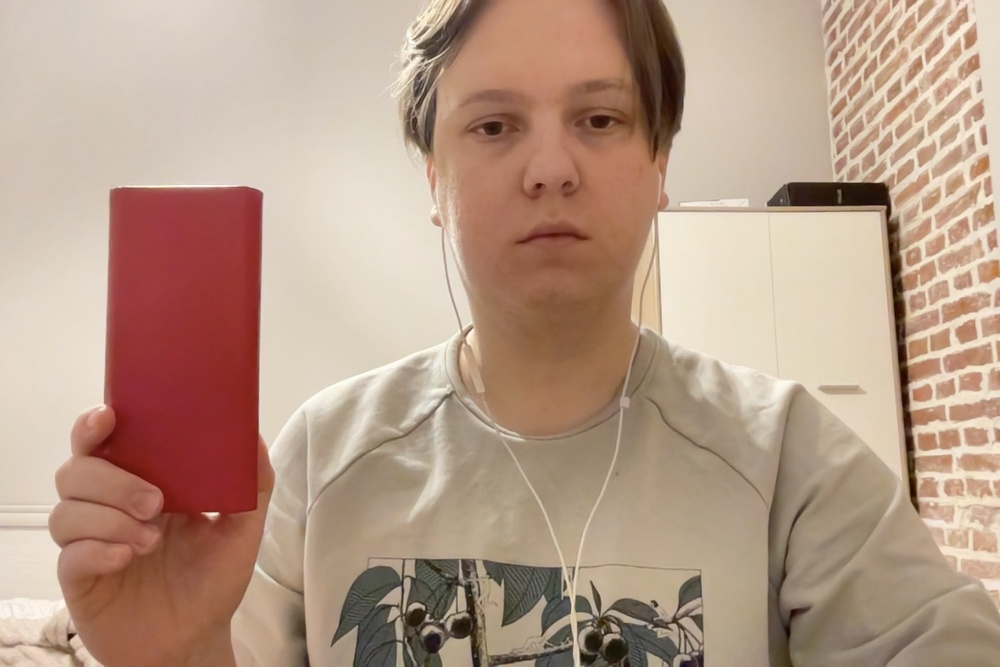
#> input picture lab4/assets/1.jpg, 1000 x 667 px, shrunk from 1440 x 960 before the run
$ python lab4.py
#> lines starting #> are read from the running program, lines starting #| are printed output that depends on the picture; after the words box and inside, x2 and y2 are one past the last pixel; in counts of white or black regions, pixels touching at a corner belong together
import numpy as np
import matplotlib.pyplot as plt
import cv2 as cv
from scipy.signal import convolve2d


def lucas_kanade(imfirst, imsecond):
#> called with imfirst = './assets/1.jpg', imsecond = './assets/2.jpg'
    myframe = cv.imread(imfirst)
#> myframe is the input picture: shape (667, 1000, 3); mean B, G, R 136, 154.7, 182.7
    Image1 = cv.cvtColor(myframe, cv.COLOR_BGR2GRAY)
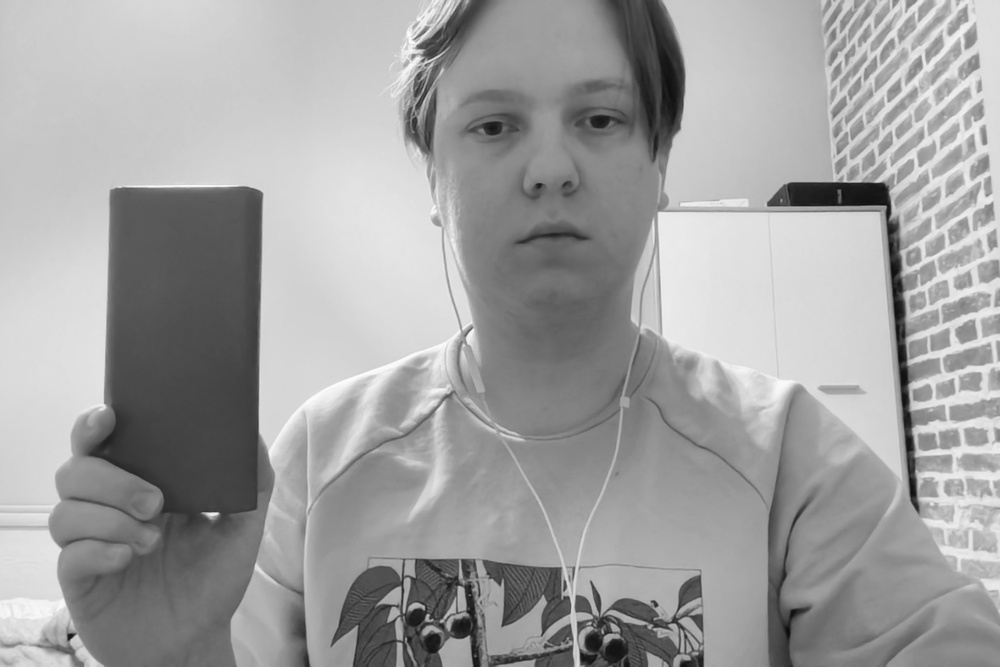
#> Image1: shape (667, 1000); min 11, max 254, mean 161
    newframe = cv.imread(imsecond)
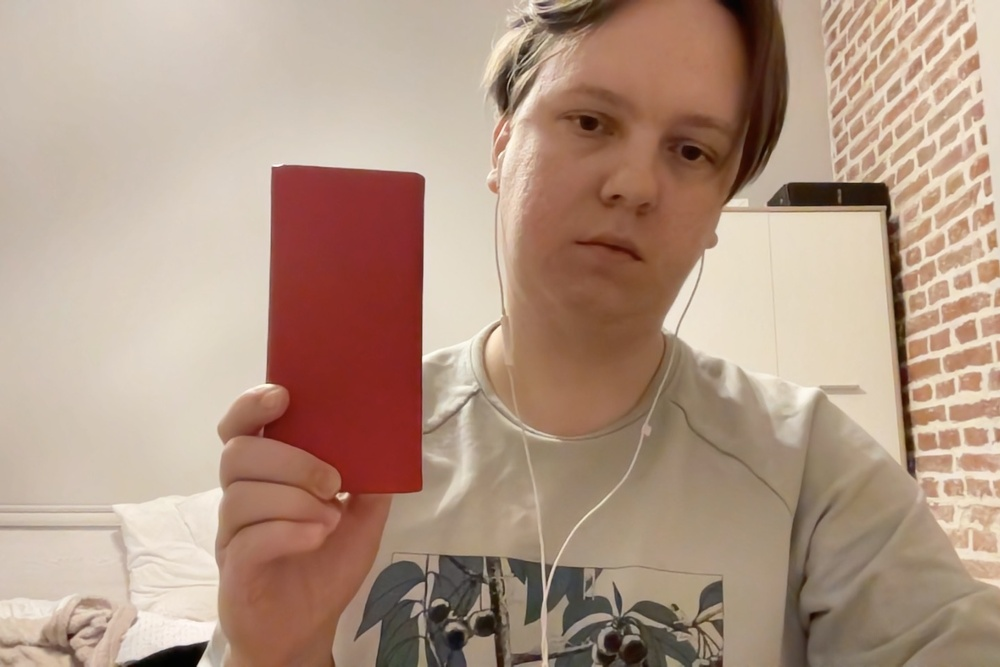
#> input picture lab4/assets/2.jpg, 1000 x 667 px, shrunk from 1440 x 960 before the run
#> newframe is the input picture: shape (667, 1000, 3); mean B, G, R 132.6, 150.6, 177.7
    Image2 = cv.cvtColor(newframe, cv.COLOR_BGR2GRAY)
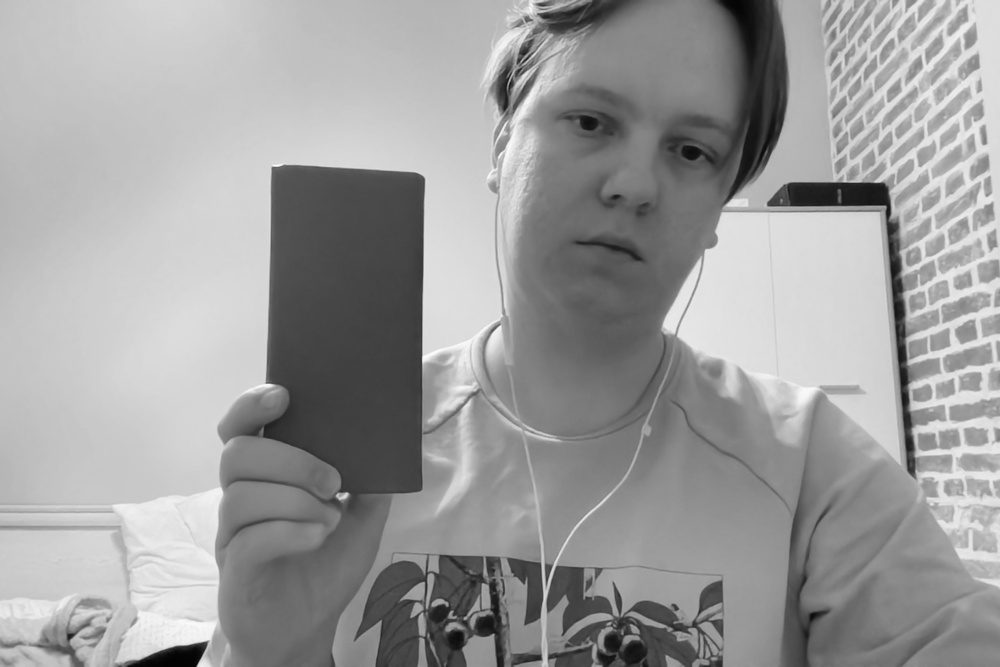
#> Image2: shape (667, 1000); min 2, max 252, mean 156.7

    color = np.random.randint(0,255,(100, 3))
    Gx = np.reshape(np.asarray([[-1,1],[-1,1]]),(2,2))

    Gy = np.reshape(np.asarray([[-1,1],[-1,1]]),(2,2))
    Gt1 = np.reshape(np.asarray([[-1,-1],[-1,-1]]),(2,2))
    Gt2 = np.reshape(np.asarray([[1, 1],[1,1]]),(2,2))

    lx = (convolve2d(Image1, Gx) + convolve2d(Image2, Gx)) / 2
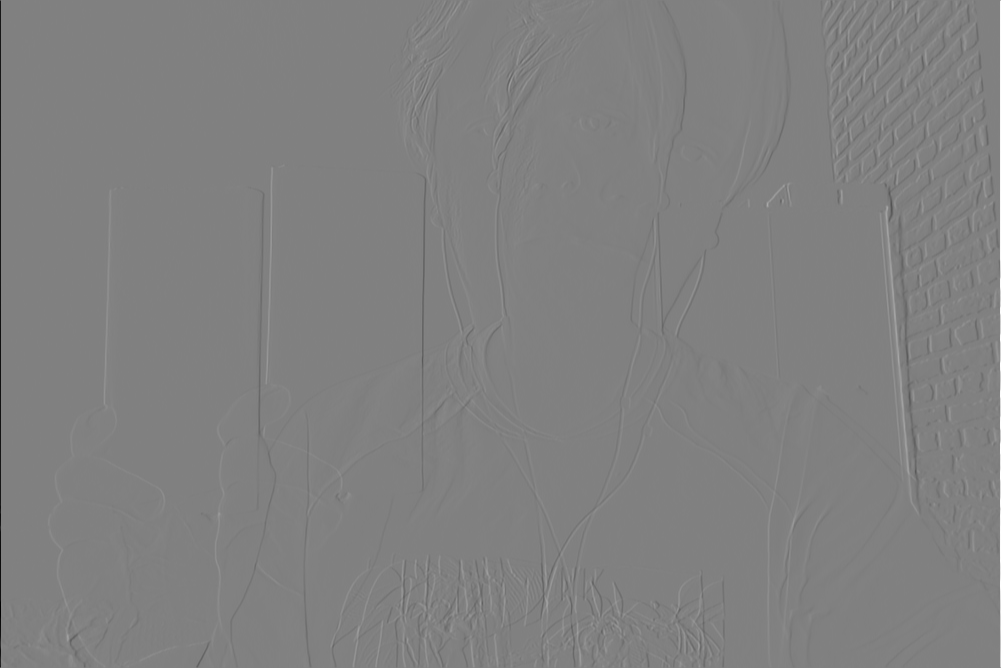
#> lx: shape (668, 1001) float64; min -474, max 464.5, mean 0; drawn with min black and max white
    ly = (convolve2d(Image1, Gy) + convolve2d(Image2, Gy)) / 2
    lt1 = convolve2d(Image1, Gt1) + convolve2d(Image2, Gt2)
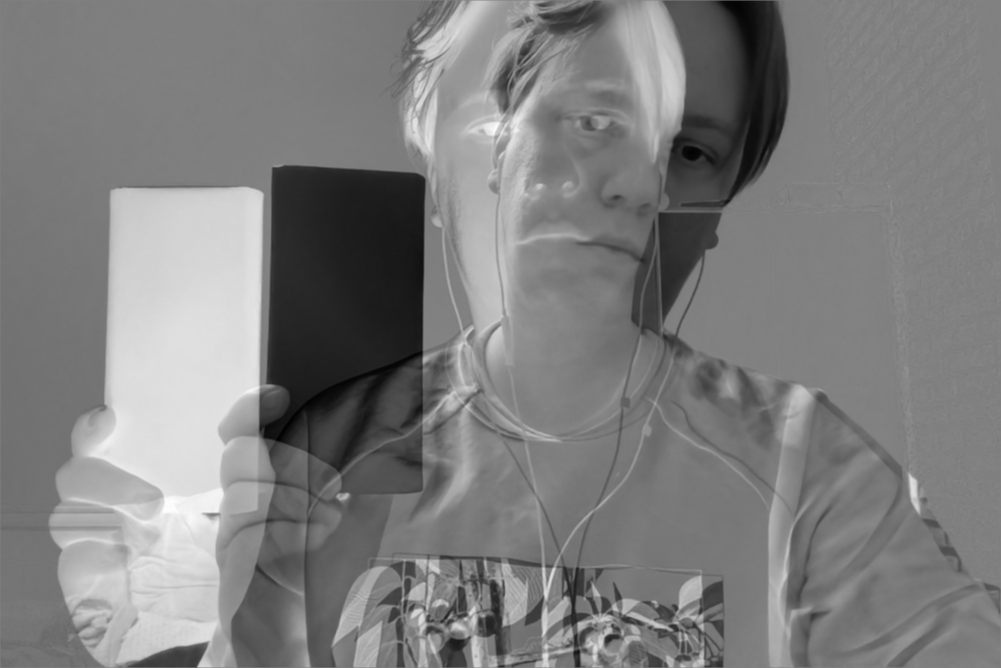
#> lt1: shape (668, 1001) int64; min -784, max 763, mean -17.1; drawn with min black and max white

    feature_params = dict(maxCorners=100,
                qualityLevel=0.3,
                minDistance=7,
                blockSize=7)

    features = cv.goodFeaturesToTrack(Image1,mask=None,**feature_params)
#> features = 82 rows, first 8: [428, 619], [884, 208], [460, 588], [769, 204], [69, 635], [406, 578], [399, 643], [424, 611]
    feature = np.int32(features)
#> feature = contour of 82 points, box (x1, y1, x2, y2) (69, 40, 987, 663), area 108171
    feature = np.reshape(feature,newshape=[-1,2])
#> feature = 82 pairs, first value 69 to 986, second value 40 to 662

    u = np.ones(lx.shape)
    v = np.ones(lx.shape)
    status = np.zeros(feature.shape[0])
#> status = 82 values from 0 to 0
    A = np.zeros((2,2))
    B = np.zeros((2,1))
    mask = np.zeros_like(myframe)

    newFeature = np.zeros_like(feature)

    for a,i in enumerate(feature):
        x,y = i

        A[0,0] = np.sum((lx[y-1:y+2,x-1:x+2])**2)
        A[1,1] = np.sum((ly[y-1:y+2,x-1:x+2])**2)
        A[0,1] = np.sum(lx[y-1:y+2,x-1:x+2]*ly[y-1:y+2,x-1:x+2])
        A[1,0] = np.sum(lx[y-1:y+2,x-1:x+2]*ly[y-1:y+2,x-1:x+2])

        Ainv = np.linalg.pinv(A)

        B[0,0] = -np.sum(lx[y-1:y+2,x-1:x+2] + lt1[y-1:y+2,x-1:x+2])
        B[1,0] = -np.sum(lx[y-1:y+2,x-1:x+2] + lt1[y-1:y+2,x-1:x+2])
        prod = np.matmul(Ainv, B)

        u[y,x] = prod[0]
        v[y,x] = prod[1]

        newFeature[a]=[np.int32(x+u[y,x]),np.int32(y+v[y,x])]
        if np.int32(x+u[y,x])==x and np.int32(y+v[y,x])==y:
            status[a]=0
        else:
            status[a]=1
#> this loop made 82 passes
#> (x, y, Ainv, prod) on passes 1 to 8: (428, 619, [[1.71e-05, 1.71e-05], [1.71e-05, 1.71e-05]], [0.0942, 0.0942]), (884, 208, [[0.000838, 0.000838], [0.000838, 0.000838]], [-0.11, -0.11]), (460, 588, [[0.000326, 0.000326], [0.000326, 0.000326]], [2.56, 2.56]), (769, 204, [[2.17e-05, 2.17e-05], [2.17e-05, 2.17e-05]], [-0.00215, -0.00215]), (69, 635, [[2.08e-05, 2.08e-05], [2.08e-05, 2.08e-05]], [-0.00629, -0.00629]), (406, 578, [[0.000162, 0.000162], [0.000162, 0.000162]], [0.598, 0.598]), (399, 643, [[0.000255, 0.000255], [0.000255, 0.000255]], [1.38, 1.38]), (424, 611, [[4.09e-05, 4.09e-05], [4.09e-05, 4.09e-05]], [-0.0346, -0.0346])
#> (x, y) on passes 61 to 66: (408, 608), (542, 597), (413, 56), (484, 562), (389, 620), (468, 584)
#> after the loop, A = [[8200, 8200], [8200, 8200]]; B = [135, 135]; newFeature = 82 pairs, first value 68 to 985, second value 40 to 664; status = 82 values, max 1 at index 1, min 0 at index 0, mean 0.5
    um=np.flipud(u)
    vm=np.flipud(v)

    good_new=newFeature[status==1]
#> good_new = 41 pairs, first value 68 to 985, second value 46 to 664
    good_old= feature[status==1]
#> good_old = 41 pairs, first value 69 to 986, second value 47 to 662
    print(good_new.shape)
#| (41, 2)
    print(good_old.shape)
#| (41, 2)

    for i,(new,old) in enumerate(zip(good_new,good_old)):
        a,b = new.ravel()
        c,d = old.ravel()
        mask = cv.line(mask, (a,b),(c,d), color[i].tolist(),2)
        newframe = cv.circle(newframe,(a,b),5,color[i].tolist(),-1)
#> this loop made 41 passes
#> (a, b, c, d) on passes 1 to 12: (883, 207, 884, 208), (462, 590, 460, 588), (768, 203, 769, 204), (68, 634, 69, 635), (400, 644, 399, 643), (423, 610, 424, 611), (654, 604, 655, 605), (462, 560, 463, 561), (565, 597, 566, 598), (603, 631, 604, 632), (217, 514, 218, 515), (582, 600, 578, 596)
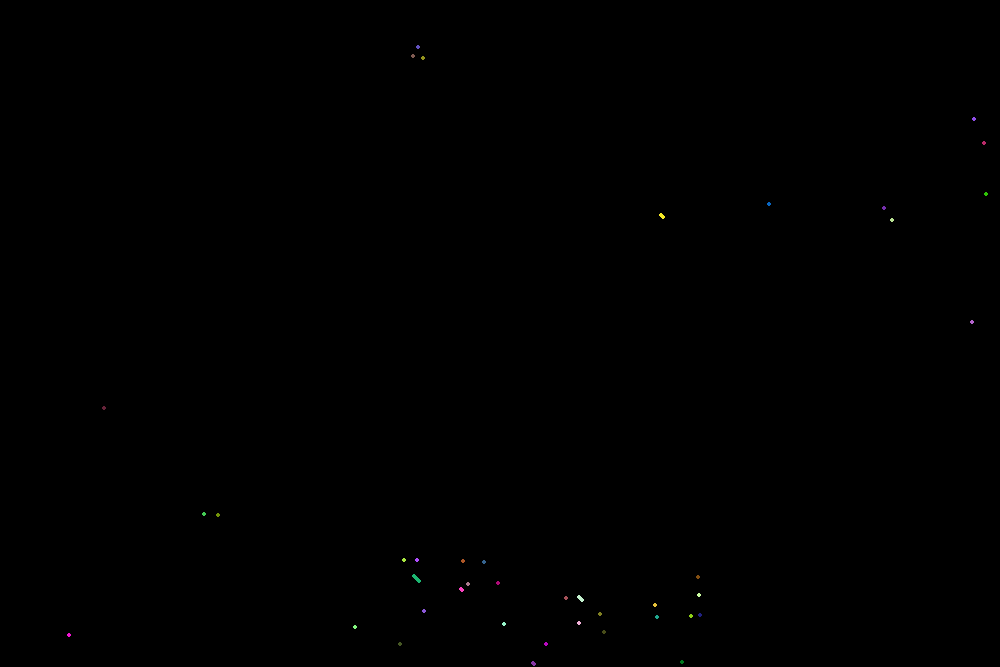
#> mask: shape (667, 1000, 3); mean of channels 0, 1, 2 0.1, 0.1, 0.1; drawn as B, G, R
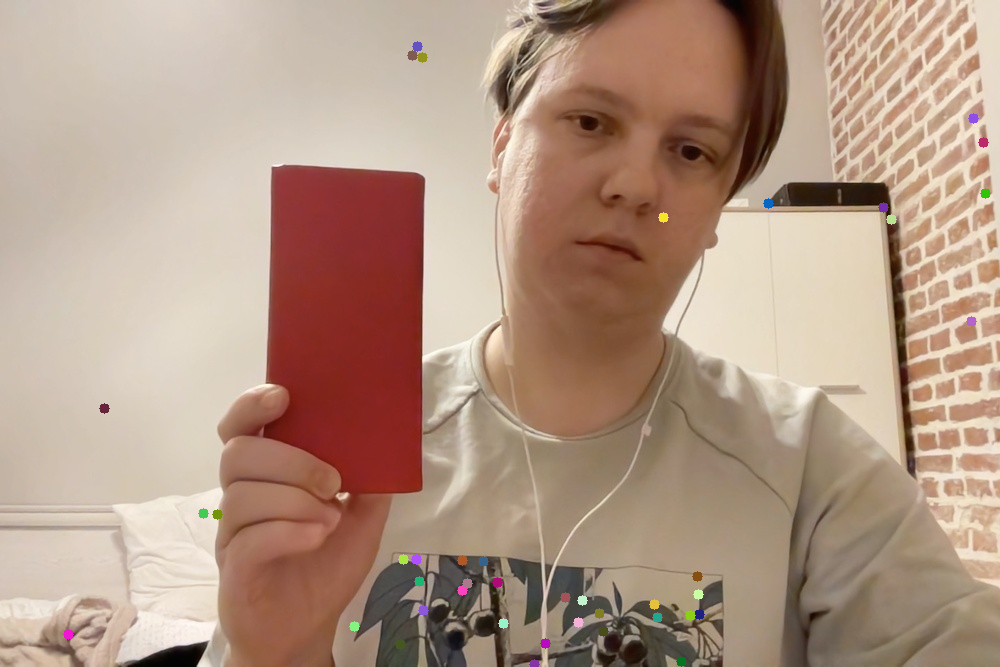
#> newframe: shape (667, 1000, 3); mean B, G, R 132.7, 150.6, 177.7
    img = cv.add(newframe, mask)
    return img

basketball_image=lucas_kanade('./assets/1.jpg', './assets/2.jpg')
cv.imwrite("res.jpg",basketball_image)
plt.subplot(2, 2, 1)
plt.imshow(basketball_image)
plt.title('Result image')

img1 = plt.imread('./assets/1.jpg')
plt.subplot(2, 2, 2)
plt.imshow(img1)
plt.title('Original image 1')

img2 = plt.imread('./assets/2.jpg')
plt.subplot(2, 2, 3)
plt.imshow(img2)
plt.title('Original image 2')
plt.show()
#> figure, not shown here; B, G, R data is drawn as R, G, B
